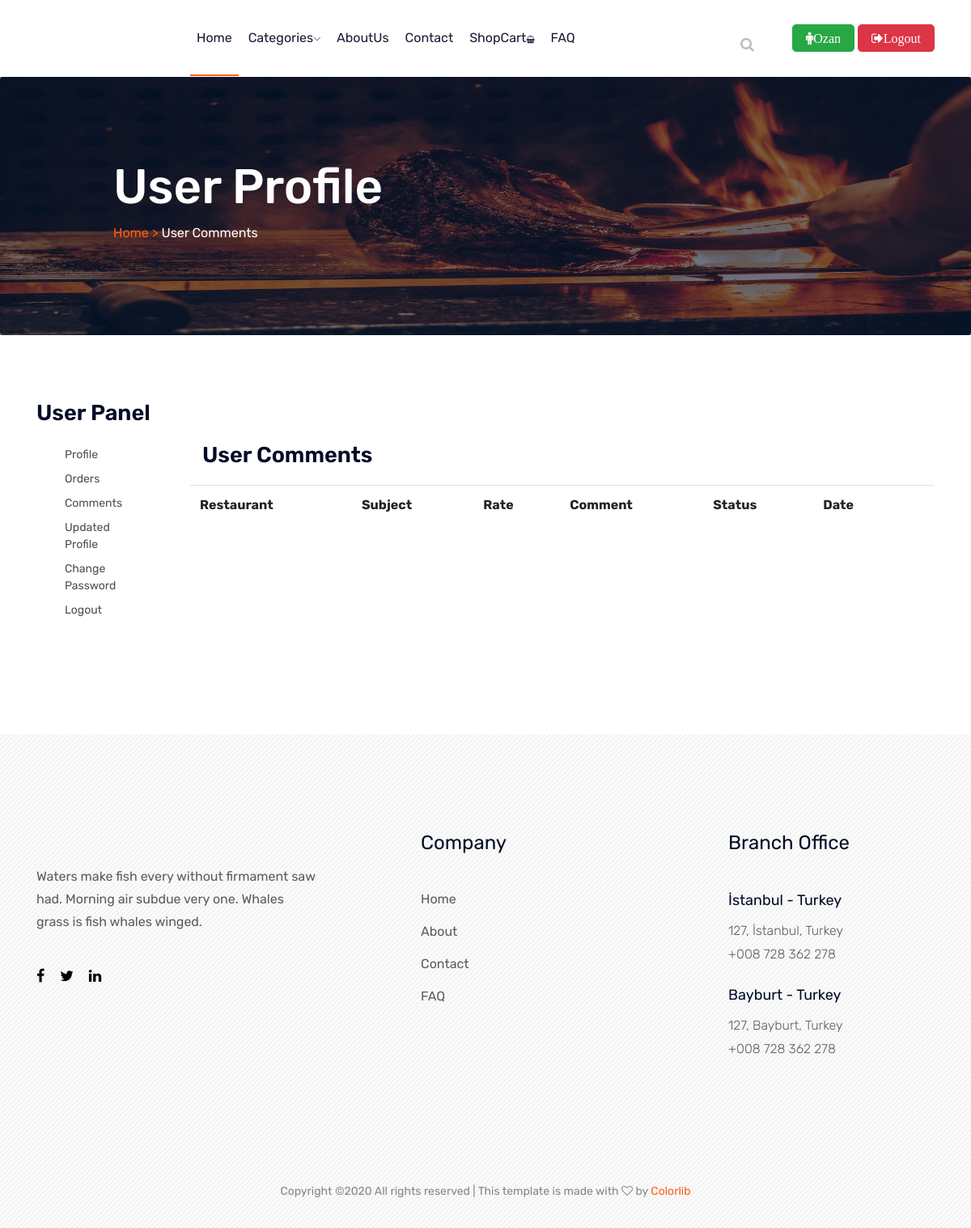
The page /user/comments/ (signed in) on the database as committed earlier.
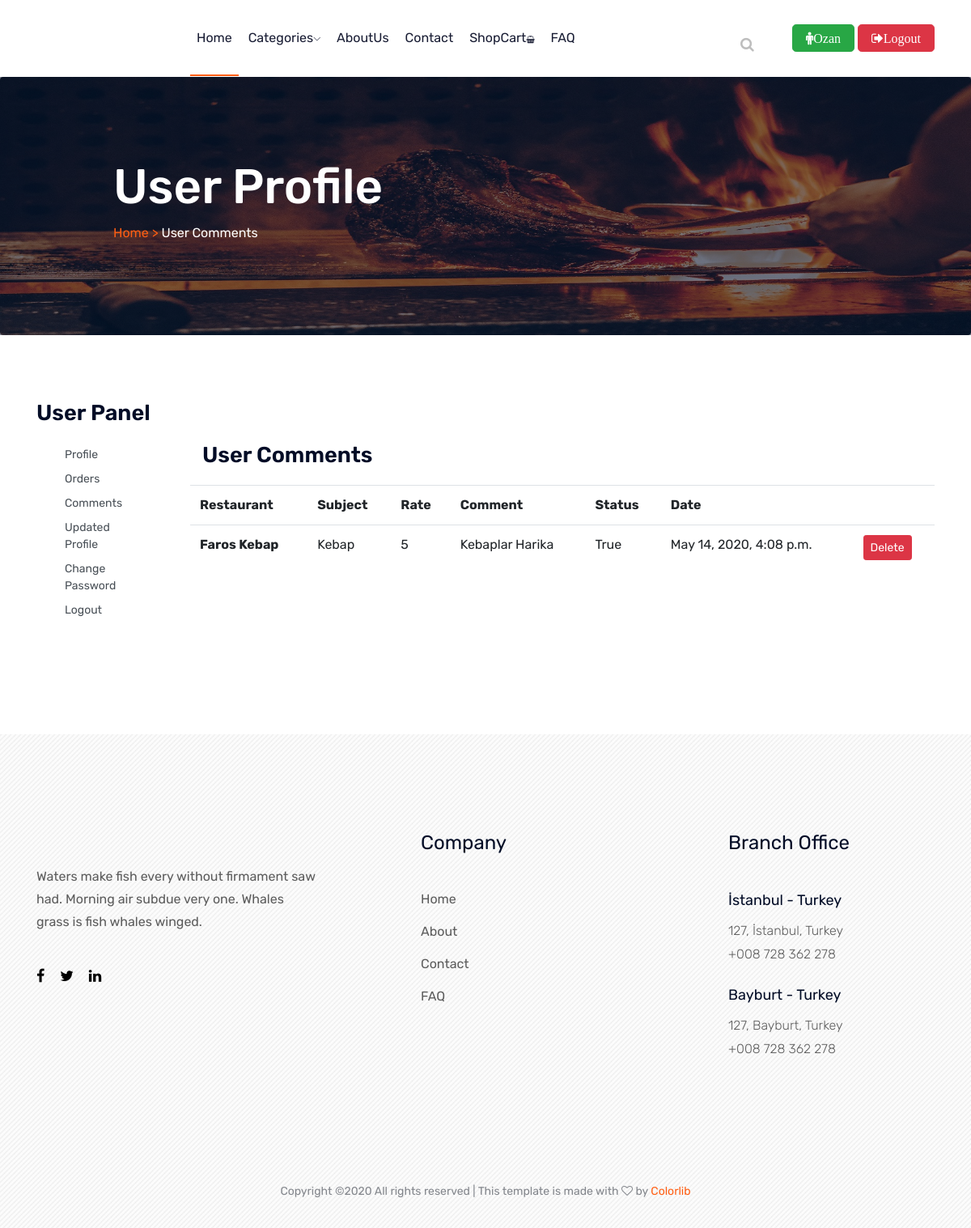
The same page on the database as committed later.
### restaurant/models.py (models this page shows, shortened)
class Comment(models.Model):
    STATUS = (
        ('New', 'Yeni'),
        ('True','Evet'),
        ('False','Hayır'),
    )
    restaurant = models.ForeignKey(Restaurant, on_delete=models.CASCADE)
    user=models.ForeignKey(User,on_delete=models.CASCADE)
    subject = models.CharField(max_length=50,blank=True)
    comment = models.TextField(max_length=200,blank=True)
    rate = models.IntegerField(blank=True)
    status= models.CharField(max_length=10,choices=STATUS,default='New')
    ip = models.CharField(blank=True,max_length=20)
    created_at = models.DateTimeField(auto_now_add=True)
    updated_at = models.DateTimeField(auto_now_add=True)

class Restaurant(models.Model):
    STATUS = (
        ('True','Evet'),
        ('False','Hayır'),
    )
    category = models.ForeignKey(Category, on_delete=models.CASCADE)
    title = models.CharField(max_length=100)
    description = models.CharField(max_length=255)
    keywords = models.CharField(max_length=255)
    image = models.ImageField(blank=True, upload_to='images/')
    status = models.CharField(max_length=10, choices=STATUS)
    detail =RichTextUploadingField()
    created_at = models.DateTimeField(auto_now_add=True)
    updated_at = models.DateTimeField(auto_now_add=True)
    def __str__(self):
        return self.title
    def image_tag(self):
        return mark_safe('<img src="{}" height="50"/>'.format(self.image.url))
    image_tag.short_description = 'Image'

### user/views.py (the view)
# urls.py: path('comments/', views.comments, name='comments'),
@login_required(login_url='/login') #check login
def comments(request):
    category = Category.objects.all()
    current_user = request.user  # access user info
    comment = Comment.objects.filter(user_id=current_user.id)
    context = {
        'category': category,
        'comment': comment,
    }
    return render(request, 'user_comments.html', context)

### user/templates/user_comments.html (shortened to what this page needs)
{% extends "homebase.html" %}
{% block content %}
    <section class="breadcrumb breadcrumb_bg banner-bg-1 overlay2 ptb200">
        <div class="container">
            <div class="row">
                <div class="col-lg-7 offset-lg-1">
                    <div class="breadcrumb_iner">
                        <div class="breadcrumb_iner_item">
                            <h2>User Profile</h2>
                            <p> <a href="/">Home ></a> User Comments</p>
                        </div>
                    </div>
                </div>
            </div>
        </div>
    </section>
    <section class="contact-section">
        <div class="container">
            <div class="d-none d-sm-block mb-5 pb-4">
                <div class="row">
                    <div class="col-12">
                        <h2 class="contact-title">User Panel</h2>
                    </div>
                    <div class="col-lg-2">
                        {% include "user_panel.html" %}
                    </div>
                    <div class="col-lg-10">
                        <div class="col-12">
                            <h2 class="contact-title">User Comments</h2>
                        </div>
                        <table class="table">
                            <tr>
                                <th>Restaurant</th>
                                <th>Subject</th>
                                <th>Rate</th>
                                <th>Comment</th>
                                <th>Status</th>
                                <th>Date</th>
                                <th></th>
                            </tr>
                            {% for rs in comment %}
                                <tr>
                                    <td><strong>{{ rs.restaurant }}</strong></td>
                                    <td>{{ rs.subject }}</td>
                                    <td>{{ rs.rate }}</td>
                                    <td>{{ rs.comment }}</td>
                                    <td>{{ rs.status }}</td>
                                    <td>{{ rs.created_at }}</td>
                                    <td><a href="/user/deletecomment/{{ rs.id }}" class="btn btn-sm btn-danger" onclick="return confirm('Are you sure!!')">Delete</a> </td>
                                </tr>
                            {% endfor %}
                        </table>
                    </div>
                </div>
            </div>
    </section>
{% endblock %}

Rows that differ between the two databases and show on the page:
added Comment: restaurant "Faros Kebap", subject "Kebap", rate "5", comment "Kebaplar Harika", status "True", created_at "May 14, 2020, 4:08 p.m."
